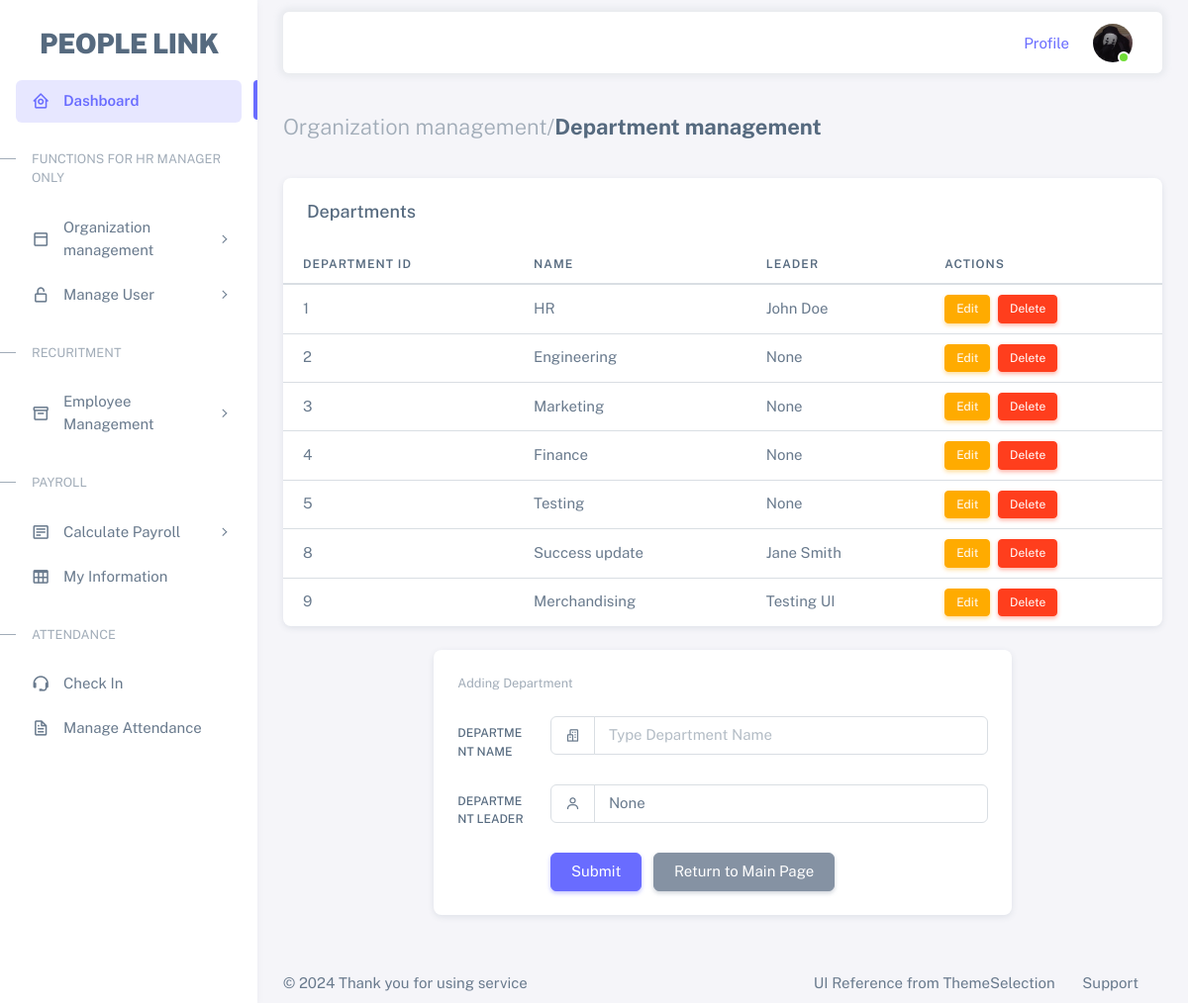
/add_department, run on an earlier commit of the app's database.
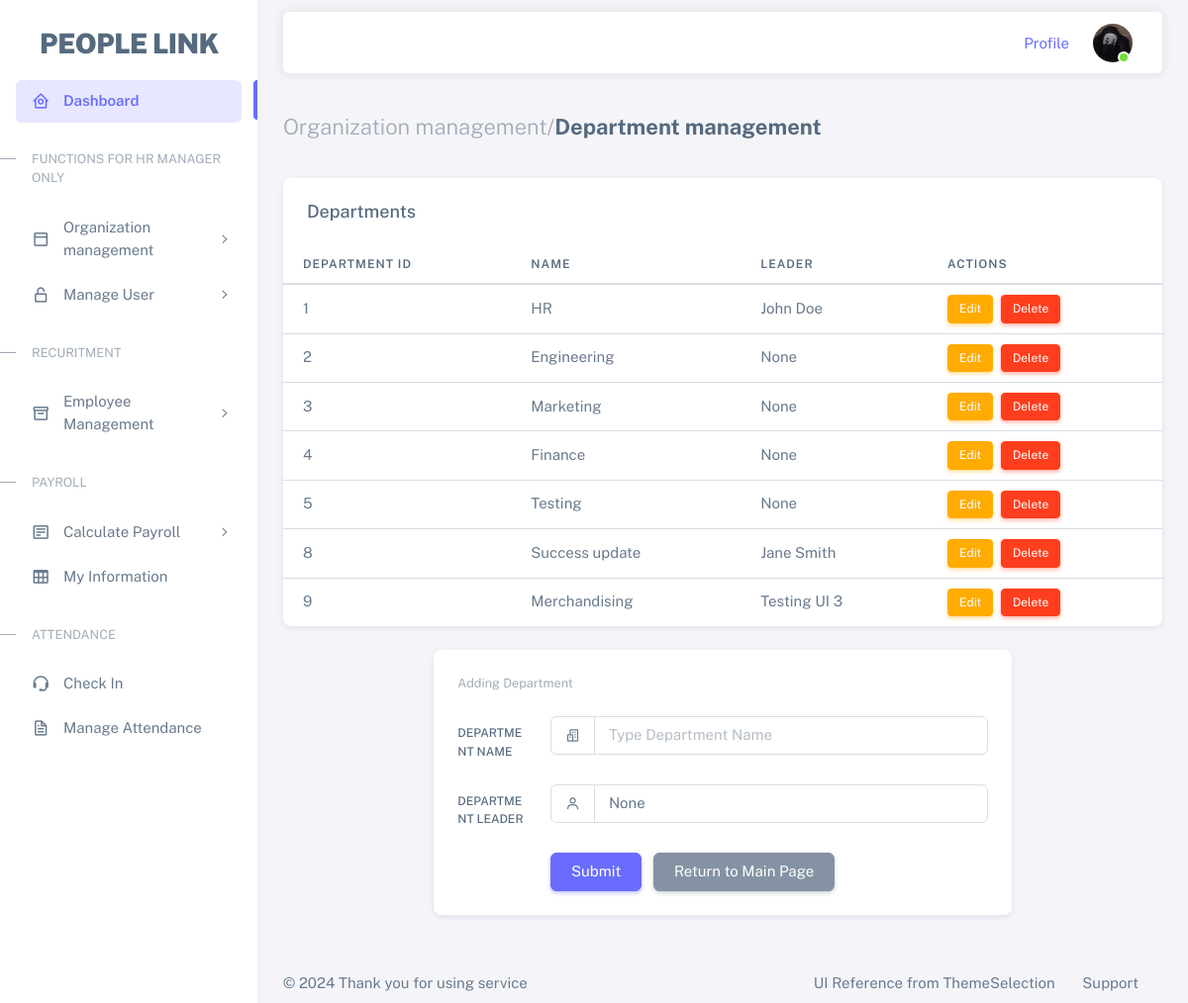
And on a later commit of the database.
### tables this page shows
CREATE TABLE department (
        dept_id INTEGER PRIMARY KEY AUTOINCREMENT,
        name TEXT NOT NULL UNIQUE
    , leader_id INTEGER);

CREATE TABLE employee (
        emp_id INTEGER PRIMARY KEY AUTOINCREMENT,
        emp_name TEXT NOT NULL,
        department TEXT NOT NULL,
        job_status TEXT NOT NULL,
        gender TEXT NOT NULL,
        termination_date DATE,
        employee_status TEXT NOT NULL,
        join_date DATE NOT NULL,
        pos_id INTEGER NOT NULL, team_id INTEGER, leader_id INTEGER, is_leader INTEGER DEFAULT 0, is_team_leader INTEGER DEFAULT 0, is_dept_leader INTEGER DEFAULT 0, email TEXT, phone TEXT,
        FOREIGN KEY (pos_id) REFERENCES position (pos_id)
    );

### app.py (the view, shortened to what this page needs)
@app.route('/add_department', methods=['GET', 'POST'])
def add_department():
    conn = get_db()
    cursor = conn.cursor()
    cursor.execute('''
        SELECT d.dept_id, d.name, e.emp_name
        FROM department d
        LEFT JOIN employee e ON d.leader_id = e.emp_id
    ''')
    departments = cursor.fetchall()
    cursor.execute('SELECT emp_id, emp_name FROM employee WHERE emp_id NOT IN (SELECT leader_id FROM department WHERE leader_id IS NOT NULL)')
    employees = cursor.fetchall()
    conn.close()
    return render_template('add_department.html', departments=departments, employees=employees)

### app.py (called while the page is built)
def get_db():
    conn = sqlite3.connect('hrm.db')
    conn.row_factory = sqlite3.Row
    return conn

### templates/add_department.html (shortened to what this page needs)
{% extends "base.html" %}
{% block content %}
<div class="container-xxl flex-grow-1 container-p-y">
  <h4 class="fw-bold py-3 mb-4"><span class="text-muted fw-light">Organization management/</span>Department management</h4>
  <div class="card mb-4">
    <h5 class="card-header">Departments</h5>
    <div class="table-responsive text-nowrap">
        <table class="table">
            <thead>
                <tr>
                    <th>Department ID</th>
                    <th>Name</th>
                    <th>Leader</th>
                    <th>Actions</th>
                </tr>
            </thead>
            <tbody class="table-border-bottom-0">
                {% for department in departments %}
                <tr>
                    <td>{{ department[0] }}</td>
                    <td>{{ department[1] }}</td>
                    <td>{{ department[2] if department[2] else 'None' }}</td>
                    <td>
                        <a href="{{ url_for('edit_department', dept_id=department[0]) }}" class="btn btn-warning btn-sm me-1">Edit</a>
                        <form action="{{ url_for('delete_department', dept_id=department[0]) }}" method="POST" style="display:inline;" onsubmit="return confirm('Are you sure you want to delete this department?');">
                            <button type="submit" class="btn btn-danger btn-sm">Delete</button>
                        </form>
                    </td>
                </tr>
                {% endfor %}
            </tbody>
        </table>
    </div>
</div>
  <div class="row">
      <div class="col-md-8 mx-auto">
        <div class="card mb-4">
          <div class="card-header d-flex align-items-center justify-content-between">
            <small class="text-muted float-end">Adding Department</small>
          </div>
          <div class="card-body">
            <form method="POST" action="{{ url_for('add_department') }}">
              <div class="row mb-3">
                <label class="col-sm-2 col-form-label" for="department_name">Department Name</label>
                <div class="col-sm-10">
                  <div class="input-group">
                    <span class="input-group-text">
                      <i class="bx bx-buildings"></i>
                    </span>
                    <input
                      type="text"
                      id="department_name"
                      name="department_name"
                      class="form-control"
                      placeholder="Type Department Name"
                      required
                    />
                  </div>
                </div>
              </div>
              <div class="row mb-3">
                <label class="col-sm-2 col-form-label" for="leader_id">Department Leader</label>
                <div class="col-sm-10">
                  <div class="input-group">
                    <span class="input-group-text">
                      <i class="bx bx-user"></i>
                    </span>
                    <select class="form-control" id="leader_id" name="leader_id">
                      <option value="">None</option>
                    </select>
                  </div>
                </div>
              </div>
              <div class="row justify-content-end">
                <div class="col-sm-10">
                  <button type="submit" class="btn btn-primary">Submit</button>
                  <a class="btn btn-secondary ms-2" href="{{ url_for('index') }}">Return to Main Page</a>
                </div>
              </div>
            </form>
          </div>
        </div>
      </div>
    </div>
</div>
{% endblock %}

What changed in the data, as far as the page shows it:
changed department "Merchandising": emp_name "Testing UI" → "Testing UI 3"
